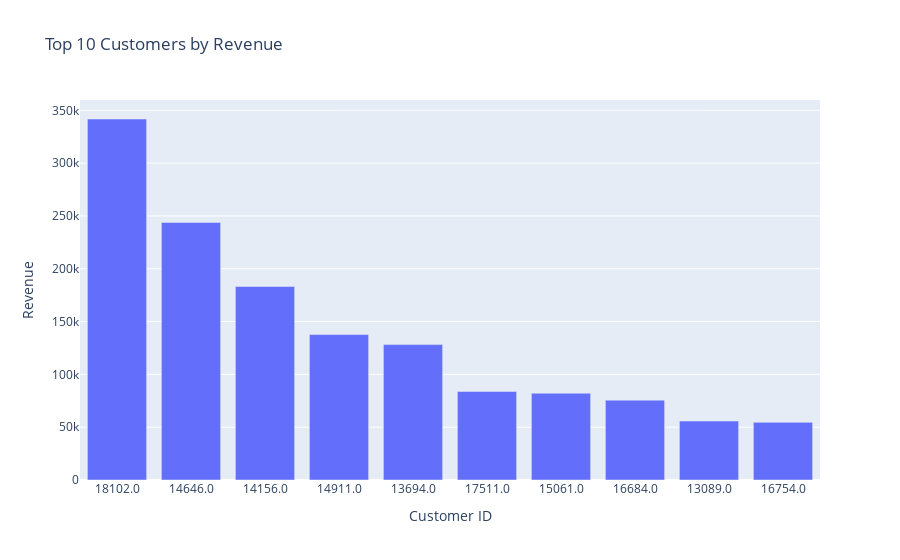

This figure's notebook cell:
### Code cell
top_ten_consumers = (
    df.groupby("Customer ID")["revenue"]
      .sum()
      .reset_index()
      .sort_values(by="revenue", ascending=False)
      .head(10)                                    
)
top_ten_consumers["Customer ID"] = top_ten_consumers["Customer ID"].astype(str)

fig = go.Figure(
    data=[
        go.Bar(
            x=top_ten_consumers["Customer ID"],
            y=top_ten_consumers["revenue"]
        )
    ]
)

fig.update_layout(
    title="Top 10 Customers by Revenue",
    xaxis_title="Customer ID",
    yaxis_title="Revenue"
)

fig.show()

### Figure 1 — Plotly figure (JSON) as saved in the notebook; plotly's stock layout.template omitted (floating-point values rounded to 4 significant figures)
{"data": [{"type": "bar", "x": ["18102.0", "14646.0", "14156.0", "14911.0", "13694.0", "17511.0", "15061.0", "16684.0", "13089.0", "16754.0"], "y": [341800.0, 243900.0, 183200.0, 137700.0, 128200.0, 83760.0, 82160.0, 75610.0, 55830.0, 54560.0]}], "layout": {"title": {"text": "Top 10 Customers by Revenue"}, "xaxis": {"title": {"text": "Customer ID"}}, "yaxis": {"title": {"text": "Revenue"}}}}
